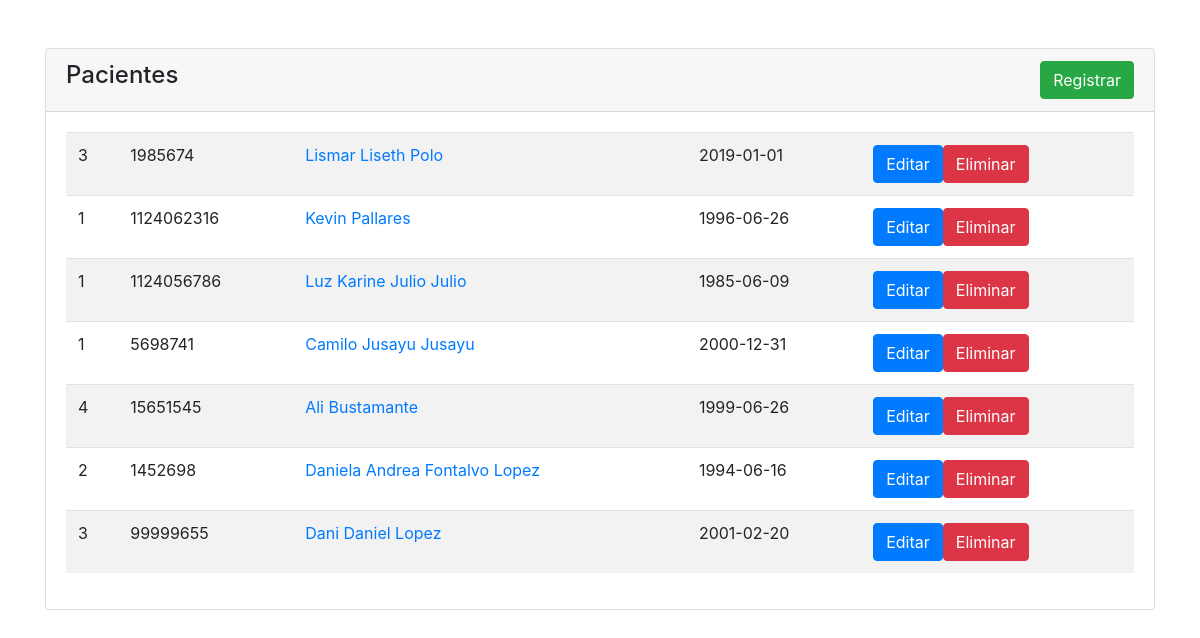
Page /pacientes.php on the committed database.
### tables this page shows
CREATE TABLE `date_person` (
  `id_date_person` int(50) NOT NULL,
  `id_tipe_doc` int(11) NOT NULL,
  `f_name` varchar(25) NOT NULL,
  `s_name` varchar(25) DEFAULT NULL,
  `l_name` varchar(25) NOT NULL,
  `l_name_s` varchar(25) DEFAULT NULL,
  `photo` varchar(100) NOT NULL,
  `date` date NOT NULL,
  `id_bloodtype` int(11) NOT NULL,
  `id_gender` int(11) NOT NULL,
  `id_rh` int(11) NOT NULL,
  `id_matrial_status` int(11) NOT NULL,
  `id_race` int(11) NOT NULL,
  `id_city_born` int(11) NOT NULL,
  `id_eps` int(11) NOT NULL,
  `id_score` int(11) NOT NULL
);

### pacientes.php (the view, shortened to what this page needs)
<html lang="es">
<head>
    <link rel="stylesheet" href="/css/bootstrap.min.css">
</head>
<div class="container">
  <div class="card mt-5">
    <div class="card-header">
      <h4 class="float-left">Pacientes</h4>
      <div class="float-right">
        <a href="registrar.php" class="btn btn-success">Registrar</a>
      </div>
    </div>
    <div class="card-body">
      <table class="table table-striped">
      <?php
      $sql = "select * from date_person";
      $conexion = conectar();
      if ($result = mysqli_query ($conexion, $sql)) {
        if (mysqli_num_rows ($result)>0) {
           while ($row = mysqli_fetch_array($result)) {
              echo "<tr>";
              echo "<td>".$row['id_tipe_doc']."</td>";
              echo "<td>".$row['id_date_person']."</td>";
              echo "<td><a href='show.php?id='".$row['id_date_person']."''>".$row['f_name']." ".$row['s_name']." ".$row['l_name']." ".$row['l_name_s']."</a></td>";
              echo "<td>".$row['date']."</td>";
              echo "<td><a href='editar.php?id=".$row['id_date_person']."' class='btn btn-primary'>Editar</a>";
              echo "<a href='eliminar.php?id=".$row['id_date_person']."' class='btn btn-danger'>Eliminar</a></td>";
              echo "</tr>";
           }
         }
       }
      ?>
    </table>
  </div>
</div>
</body>
</html>

### rows in the picture
date_person: id_tipe_doc "3", id_date_person "1985674", f_name "Lismar", s_name "Liseth", l_name "Polo", date "2019-01-01"
date_person: id_tipe_doc "1", id_date_person "1124062316", f_name "Kevin", l_name "Pallares", date "1996-06-26"
date_person: id_tipe_doc "1", id_date_person "1124056786", f_name "Luz", s_name "Karine", l_name "Julio", l_name_s "Julio", date "1985-06-09"
date_person: id_tipe_doc "1", id_date_person "5698741", f_name "Camilo", l_name "Jusayu", l_name_s "Jusayu", date "2000-12-31"
date_person: id_tipe_doc "4", id_date_person "15651545", f_name "Ali", l_name "Bustamante", date "1999-06-26"
date_person: id_tipe_doc "2", id_date_person "1452698", f_name "Daniela", s_name "Andrea", l_name "Fontalvo", l_name_s "Lopez", date "1994-06-16"
date_person: id_tipe_doc "3", id_date_person "99999655", f_name "Dani", s_name "Daniel", l_name "Lopez", date "2001-02-20"
